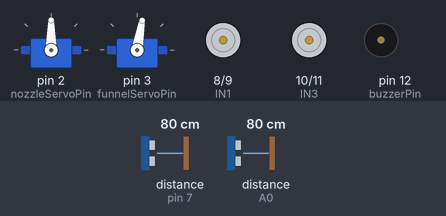
A sketch run on a simulated Arduino Uno, built with avr-gcc and run on an emulated ATmega328P. Shown: 2 × servo, motor-driver pin pairs drawn as motors (green arrow = first pin HIGH = forward, orange = second pin HIGH = backward, longer = more drive, scaled by the enable pin), buzzer (waves = sounding, pin HIGH). Wiring (inferred from the names in the program): 2 × ultrasonic range finder: trigger pin 4, echo pin 7 / trigger pin 13, echo A0. The test bench sets the inputs (shaded band); at power-on: distance to the obstacle (sensors on pin 7, A0) 80 cm. The echo pulse lasts 58.3 µs per cm; pins used as bus, display or sensor lines are not drawn; what the sketch prints to the serial monitor is not drawn.

Above: at 0.8 s.
6.5 s: distance to the obstacle (sensor on pin 7) set to 64 cm
At 7.4 s:
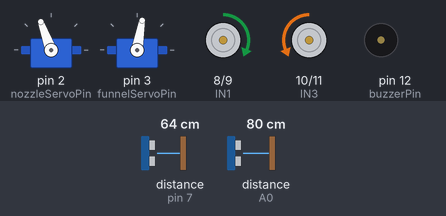
9.5 s: distance to the obstacle (sensor on pin 7) set to 58 cm
At 9.72 s:
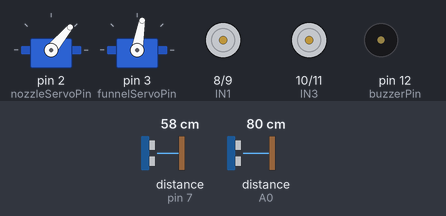
12.5 s: distance to the obstacle (sensor on pin 7) set to 7 cm
15.5 s: distance to the obstacle (sensor on pin 7) set to 4 cm
18.5 s: distance to the obstacle (sensor on A0) set to 2 cm
At 18.9 s:
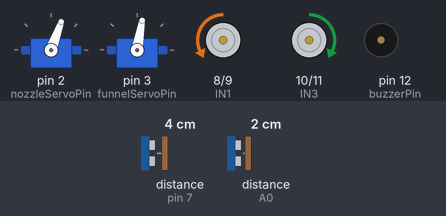
21.5 s: distance to the obstacle (sensor on A0) set to 14 cm
24.5 s: distance to the obstacle (sensor on A0) set to 17 cm
At 24.75 s:
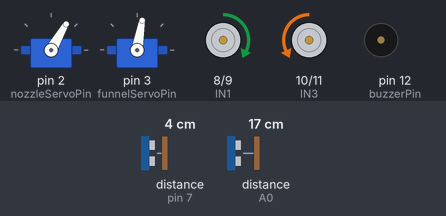
Timing chart, 0 to 28.5 s (numbered marks = the images above; inputs shaded):
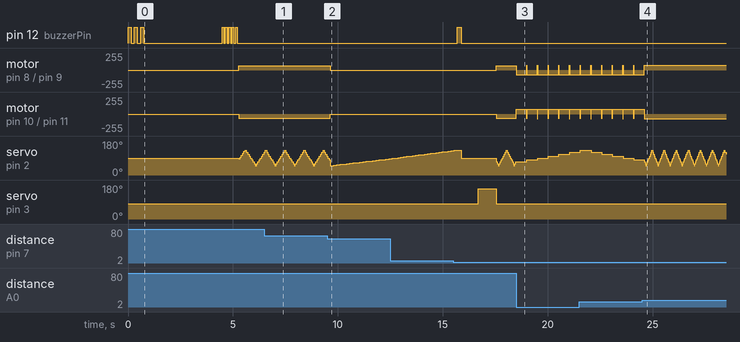

Measured:
- the behaviour switches between 61 and 60 cm on distance to the obstacle (sensor on pin 7) (found by bisection; images 1 and 2)
- the behaviour switches between 16 and 17 cm on distance to the obstacle (sensor on A0) (found by bisection; images 3 and 4)
- after the input at 9.5 s, motor on pin 8 (IN1) / pin 9 (IN2): forward 65/255 → stopped after 0.14 s; motor on pin 10 (IN3) / pin 11 (IN4): backward 65/255 → stopped after 0.14 s
- after the input at 15.5 s, motor on pin 8 (IN1) / pin 9 (IN2): stopped → forward 65/255 after 2.1 s; motor on pin 10 (IN3) / pin 11 (IN4): stopped → backward 65/255 after 2.1 s
- after the input at 18.5 s, motor on pin 8 (IN1) / pin 9 (IN2): alternates forward 70/255 for 0.01 s and backward 70/255 for 0.50 s, starting at once; motor on pin 10 (IN3) / pin 11 (IN4): alternates forward 70/255 for 0.50 s and backward 70/255 for 0.01 s, starting at once
- after the input at 24.5 s, motor on pin 8 (IN1) / pin 9 (IN2): goes on until 24.6 s, then stays forward 70/255; motor on pin 10 (IN3) / pin 11 (IN4): goes on until 24.6 s, then stays backward 70/255
- by itself, servo on pin 2 (nozzleServoPin): repeats every 0.57 s: 60° 0.04 s, 50° 0.04 s, 60° 0.04 s, 70° 0.04 s, 80° 0.04 s, 90° 0.04 s, 100° 0.05 s, 110° 0.02 s, 120° 0.04 s, 130° 0.04 s, 120° 0.04 s, 110° 0.04 s, 100° 0.04 s, 90° 0.04 s, 80° 0.04 s, 70° 0.04 s

The sketch:

PotholeFillerRobot_2.0.ino
```cpp
#include <Servo.h>

// ================== SERVOS ==================
Servo nozzleServo;
Servo funnelServo;

// ================== MOTOR PINS ==================
const int ENA = 5;
const int IN1 = 8;
const int IN2 = 9;
const int ENB = 6;
const int IN3 = 10;
const int IN4 = 11;

// ================== SERVO PINS ==================
const int nozzleServoPin = 2;
const int funnelServoPin = 3;

// ================== POTHOLE ULTRASONIC ==================
const int trigPin = 4;
const int echoPin = 7;

// ================== OBSTACLE ULTRASONIC ==================
const int obTrigPin = 13;
const int obEchoPin = A0;

// ================== BUZZER ==================
const int buzzerPin = 12;

// ================== DEBUG FLAG ==================
const bool DEBUG_SERIAL = true;   // set false for clean fast movement

// ================== GROUND DISTANCE (HYBRID) ==================
int GROUND_DISTANCE_CM = 3;

const int ROLLING_WINDOW = 10;
long rollingBuffer[ROLLING_WINDOW];
int rollingIndex = 0;
int rollingCount = 0;
long rollingGroundCM = 3;

// ================== FIXED PARAMETERS ==================
const int MIN_POTHOLE_DEPTH_CM   = 2;
const int OBSTACLE_THRESHOLD_CM  = 15;
const int MIN_POTHOLE_ANGLES     = 5;   // must be consecutive in slow scan

// ---- FILL CONTROL ----
const int FILL_COMPLETE_TOLERANCE_CM = 1;
const unsigned long MIN_FILL_TIME_MS = 800;
const unsigned long MAX_FILL_TIME_MS = 9000;
const int SLOW_SCAN_DELAY            = 120;

// ================== SERVO SCAN ==================
int scanAngle = 75;
int scanDir   = 1;
const int SCAN_LEFT          = 50;
const int SCAN_RIGHT         = 130;
unsigned long lastScanTime   = 0;
const int FAST_SCAN_INTERVAL = 15;

// ================== STATES ==================
enum State { MOVE_FAST_SCAN, SLOW_FULL_SCAN, ALIGN, FILL };
State systemState = MOVE_FAST_SCAN;

// ================== VARIABLES ==================
int detectedAngle       = 90;
int bestAngle           = 90;
int fastScanConsecutive = 0;   // consecutive pothole reads in fast scan

// ================== MOTOR ==================
void moveForward() {
  analogWrite(ENA, 65); analogWrite(ENB, 65);
  digitalWrite(IN1, HIGH); digitalWrite(IN2, LOW);
  digitalWrite(IN3, LOW);  digitalWrite(IN4, HIGH);
}
void moveBackward() {
  analogWrite(ENA, 70); analogWrite(ENB, 70);
  digitalWrite(IN1, LOW);  digitalWrite(IN2, HIGH);
  digitalWrite(IN3, HIGH); digitalWrite(IN4, LOW);
}
void stopRobot() {
  analogWrite(ENA, 0); analogWrite(ENB, 0);
}

// ================== ULTRASONIC ==================
long readUltrasonic(int tPin, int ePin) {
  digitalWrite(tPin, LOW);
  delayMicroseconds(2);
  digitalWrite(tPin, HIGH);
  delayMicroseconds(10);
  digitalWrite(tPin, LOW);
  long d = pulseIn(ePin, HIGH, 25000);
  if (d == 0) return 0;
  return d * 0.034 / 2;
}

// Fast version — 3 readings, used while moving
long filteredDistanceFast(int tPin, int ePin) {
  long sum = 0; int cnt = 0;
  for (int i = 0; i < 3; i++) {
    long d = readUltrasonic(tPin, ePin);
    if (d > 0 && d < 60) { sum += d; cnt++; }
    delay(2);
  }
  if (cnt == 0) return 0;
  return sum / cnt;
}

// Accurate version — 5 readings, used when stopped
long filteredDistanceCM(int tPin, int ePin) {
  long sum = 0; int cnt = 0;
  for (int i = 0; i < 5; i++) {
    long d = readUltrasonic(tPin, ePin);
    if (d > 0 && d < 60) { sum += d; cnt++; }
    delay(3);
  }
  if (cnt == 0) return 0;
  return sum / cnt;
}

// ================== STARTUP CALIBRATION ==================
void calibrateGroundDistance() {
  Serial.println("Calibrating ground distance...");
  Serial.println("Place robot on flat ground. Calibrating in 2 seconds...");

  for (int i = 0; i < 3; i++) {
    digitalWrite(buzzerPin, HIGH); delay(150);
    digitalWrite(buzzerPin, LOW);  delay(150);
  }
  delay(2000);

  long sum = 0; int validCount = 0;
  for (int i = 0; i < 15; i++) {
    long d = readUltrasonic(trigPin, echoPin);
    Serial.print("  Reading "); Serial.print(i + 1);
    Serial.print(": "); Serial.print(d); Serial.println(" cm");
    if (d > 0 && d < 60) { sum += d; validCount++; }
    delay(100);
  }

  if (validCount >= 5) {
    GROUND_DISTANCE_CM = (int)(sum / validCount);
    rollingGroundCM    = GROUND_DISTANCE_CM;
    for (int i = 0; i < ROLLING_WINDOW; i++) rollingBuffer[i] = GROUND_DISTANCE_CM;
    rollingCount = ROLLING_WINDOW;
    Serial.print("Startup ground distance: ");
    Serial.print(GROUND_DISTANCE_CM); Serial.println(" cm");
    digitalWrite(buzzerPin, HIGH); delay(500); digitalWrite(buzzerPin, LOW);
  } else {
    GROUND_DISTANCE_CM = 3;
    rollingGroundCM    = 3;
    Serial.println("WARNING: Calibration failed. Using default 3 cm.");
    for (int i = 0; i < 5; i++) {
      digitalWrite(buzzerPin, HIGH); delay(80);
      digitalWrite(buzzerPin, LOW);  delay(80);
    }
  }
}

// ================== ROLLING AVERAGE ==================
void updateRollingGround(long newReading) {
  if (newReading <= 0 || newReading >= 60) return;
  if (abs(newReading - rollingGroundCM) > 2) return;

  rollingBuffer[rollingIndex] = newReading;
  rollingIndex = (rollingIndex + 1) % ROLLING_WINDOW;
  if (rollingCount < ROLLING_WINDOW) rollingCount++;

  long sum = 0;
  for (int i = 0; i < rollingCount; i++) sum += rollingBuffer[i];
  rollingGroundCM = sum / rollingCount;
}

// ================== FAST SCAN ==================
void fastScan() {
  if (millis() - lastScanTime >= FAST_SCAN_INTERVAL) {
    lastScanTime = millis();
    scanAngle += scanDir * 10;
    if (scanAngle >= SCAN_RIGHT) { scanAngle = SCAN_RIGHT; scanDir = -1; }
    if (scanAngle <= SCAN_LEFT)  { scanAngle = SCAN_LEFT;  scanDir = 1; }
    nozzleServo.write(scanAngle);
  }
}

// ================== SETUP ==================
void setup() {
  Serial.begin(115200);

  pinMode(ENA, OUTPUT); pinMode(ENB, OUTPUT);
  pinMode(IN1, OUTPUT); pinMode(IN2, OUTPUT);
  pinMode(IN3, OUTPUT); pinMode(IN4, OUTPUT);
  pinMode(trigPin, OUTPUT);   pinMode(echoPin, INPUT);
  pinMode(obTrigPin, OUTPUT); pinMode(obEchoPin, INPUT);
  pinMode(buzzerPin, OUTPUT);

  nozzleServo.attach(nozzleServoPin);
  funnelServo.attach(funnelServoPin);
  nozzleServo.write(90);
  funnelServo.write(80);
  stopRobot();

  calibrateGroundDistance();
  Serial.println("Robot starting.");
}

// ================== LOOP ==================
void loop() {
  switch (systemState) {

    // ===== FAST MOVE + FAST SCAN =====
    case MOVE_FAST_SCAN: {
      moveForward();
      fastScan();

      // obstacle — fast read
      long obs = filteredDistanceFast(obTrigPin, obEchoPin);
      if (obs > 0 && obs <= OBSTACLE_THRESHOLD_CM) {
        stopRobot(); moveBackward(); delay(500); stopRobot();
        fastScanConsecutive = 0;   // reset on obstacle
        break;
      }

      // pothole — fast read
      long d = filteredDistanceFast(trigPin, echoPin);
      updateRollingGround(d);
      int depth = (int)(d - rollingGroundCM);

      // consecutive streak tracking
      if (depth >= MIN_POTHOLE_DEPTH_CM) {
        fastScanConsecutive++;
      } else {
        fastScanConsecutive = 0;   // any normal read resets streak
      }

      if (DEBUG_SERIAL) {
        Serial.println("========================================");
        Serial.print("  Raw Distance      : "); Serial.print(d);                  Serial.println(" cm");
        Serial.print("  Rolling Ground    : "); Serial.print(rollingGroundCM);     Serial.println(" cm");
        Serial.print("  Depth             : "); Serial.print(depth);               Serial.println(" cm");
        Serial.print("  Scan Angle        : "); Serial.print(scanAngle);           Serial.println(" deg");
        Serial.print("  Consecutive reads : "); Serial.print(fastScanConsecutive); Serial.println("/3");
        if (depth >= MIN_POTHOLE_DEPTH_CM)
          Serial.println("  Status            : POTHOLE CANDIDATE");
        else
          Serial.println("  Status            : Normal ground");
        Serial.println("========================================");
      }

      // only trigger slow scan after 3 consecutive pothole reads
      // 3 consecutive readings IS the confirmation — no extra step needed
      if (fastScanConsecutive >= 3) {
        fastScanConsecutive = 0;
        stopRobot();
        if (DEBUG_SERIAL) Serial.println(">>> 3 consecutive reads confirmed — starting slow scan.");
        detectedAngle = scanAngle;
        systemState   = SLOW_FULL_SCAN;
      }
      break;
    }

    // ===== SLOW FULL SCAN (CONSECUTIVE STREAK CHECK) =====
    case SLOW_FULL_SCAN: {
      int consecutiveNow  = 0;
      int bestStreakCount = 0;
      int bestStreakSum   = 0;
      int tempStreakSum   = 0;

      if (DEBUG_SERIAL) Serial.println("\n--- SLOW SCAN START ---");

      for (int angle = SCAN_LEFT; angle <= SCAN_RIGHT; angle += 2) {
        nozzleServo.write(angle);
        delay(SLOW_SCAN_DELAY);

        long d     = filteredDistanceCM(trigPin, echoPin);
        int  depth = (int)(d - rollingGroundCM);

        if (DEBUG_SERIAL) {
          Serial.print("  Angle ");
          if (angle < 100) Serial.print(" ");
          Serial.print(angle); Serial.print(" deg | ");
          Serial.print("Raw: "); Serial.print(d); Serial.print(" cm | ");
          Serial.print("Depth: "); Serial.print(depth); Serial.print(" cm | ");
        }

        if (depth >= MIN_POTHOLE_DEPTH_CM) {
          consecutiveNow++;
          tempStreakSum += angle;
          if (DEBUG_SERIAL) {
            Serial.print("<-- POTHOLE (streak: ");
            Serial.print(consecutiveNow); Serial.println(")");
          }
          if (consecutiveNow > bestStreakCount) {
            bestStreakCount = consecutiveNow;
            bestStreakSum   = tempStreakSum;
          }
        } else {
          consecutiveNow = 0;
          tempStreakSum  = 0;
          if (DEBUG_SERIAL) Serial.println("ground");
        }
      }

      if (DEBUG_SERIAL) {
        Serial.println("--- SLOW SCAN END ---");
        Serial.print("  Longest consecutive streak : "); Serial.println(bestStreakCount);
        Serial.print("  Required minimum           : "); Serial.println(MIN_POTHOLE_ANGLES);
      }

      if (bestStreakCount < MIN_POTHOLE_ANGLES) {
        if (DEBUG_SERIAL) Serial.println("  >> REJECTED — no continuous cluster. Resuming.\n");
        nozzleServo.write(90);
        systemState = MOVE_FAST_SCAN;
        break;
      }

      bestAngle = bestStreakSum / bestStreakCount;
      if (DEBUG_SERIAL) {
        Serial.print("  Best fill angle : "); Serial.print(bestAngle); Serial.println(" deg");
      }
      systemState = ALIGN;
      break;
    }

    // ===== ALIGN =====
    case ALIGN:
      if (DEBUG_SERIAL) Serial.println("\n>>> ALIGNING nozzle to pothole center...");
      digitalWrite(buzzerPin, HIGH); delay(200);
      digitalWrite(buzzerPin, LOW);
      nozzleServo.write(bestAngle);
      delay(800);
      if (DEBUG_SERIAL) Serial.println(">>> Aligned. Starting fill.");
      systemState = FILL;
      break;

    // ===== SMART FILL =====
    case FILL: {
      if (DEBUG_SERIAL) Serial.println("\n>>> FILL STARTED");
      unsigned long startTime = millis();
      funnelServo.write(160);

      while (true) {
        long d     = filteredDistanceCM(trigPin, echoPin);
        int  depth = (int)(d - rollingGroundCM);
        unsigned long elapsed = millis() - startTime;

        if (DEBUG_SERIAL) {
          Serial.print("  Filling | Elapsed: "); Serial.print(elapsed);
          Serial.print(" ms | Depth: ");         Serial.print(depth);
          Serial.println(" cm");
        }

        if (elapsed > MIN_FILL_TIME_MS && depth <= FILL_COMPLETE_TOLERANCE_CM) {
          if (DEBUG_SERIAL) Serial.println(">>> FILL COMPLETE — hole level reached.");
          break;
        }
        if (elapsed > MAX_FILL_TIME_MS) {
          if (DEBUG_SERIAL) Serial.println(">>> FILL TIMEOUT — max time reached.");
          break;
        }
        delay(100);
      }

      funnelServo.write(80);
      nozzleServo.write(90);
      if (DEBUG_SERIAL) Serial.println(">>> Funnel closed. Resuming patrol.\n");
      systemState = MOVE_FAST_SCAN;
      break;
    }
  }
}
```
